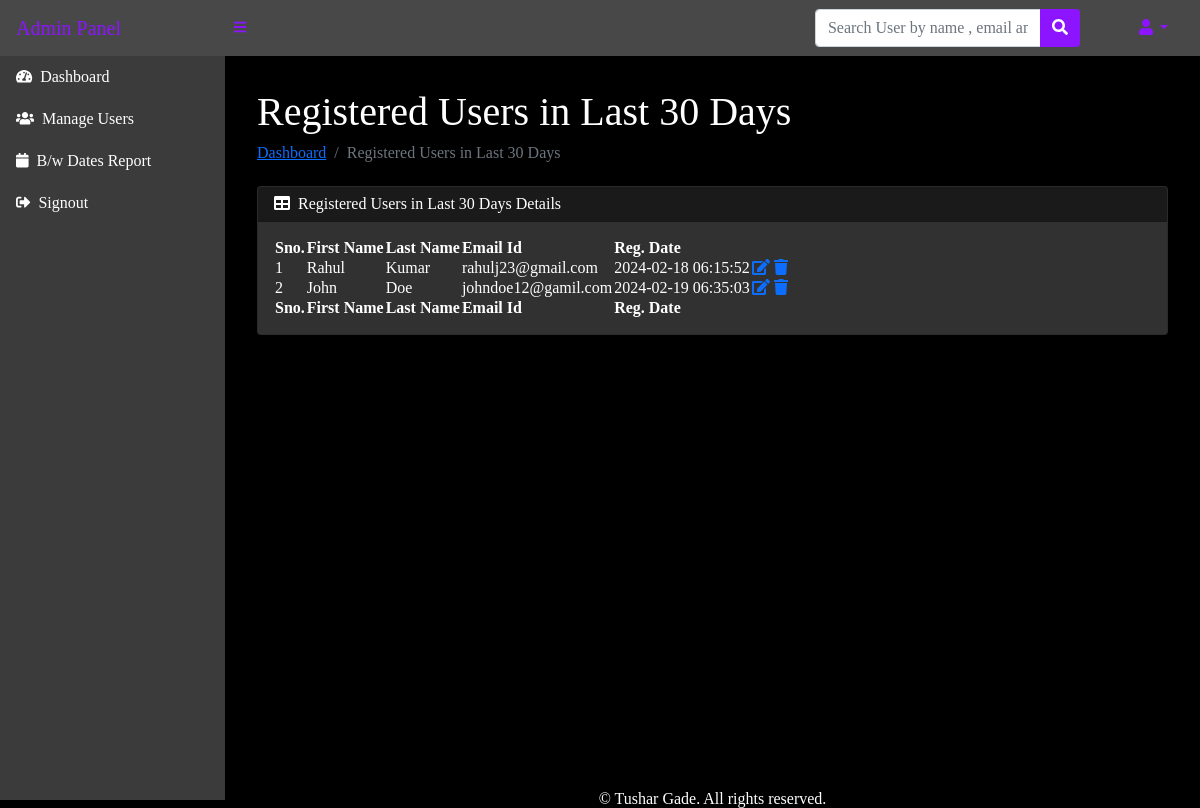
The page /loginsystem/admin/lastthirtyays-reg-users.php (signed in) on the database as committed earlier.
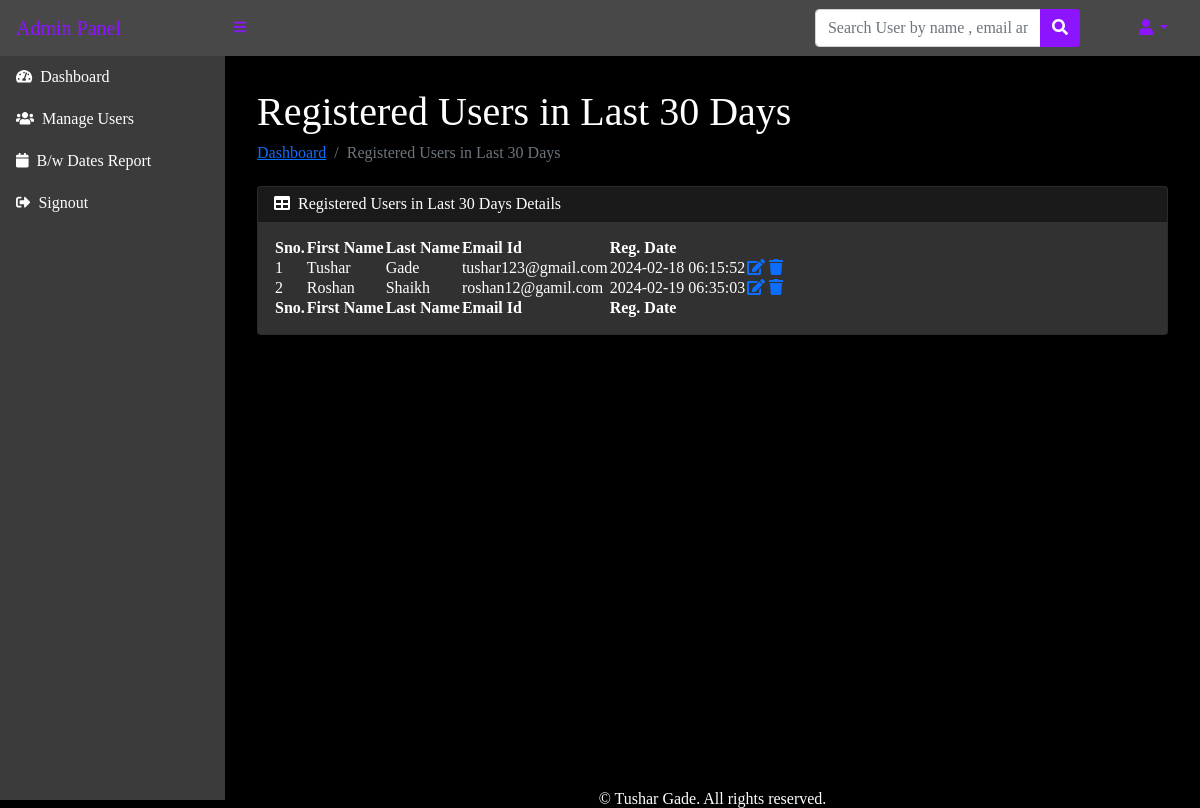
The same page on the database as committed later.
### tables this page shows
CREATE TABLE `users` (
  `id` int(11) NOT NULL,
  `fname` varchar(255) DEFAULT NULL,
  `lname` varchar(255) DEFAULT NULL,
  `email` varchar(255) DEFAULT NULL,
  `password` varchar(300) DEFAULT NULL,
  `posting_date` timestamp NOT NULL DEFAULT current_timestamp()
);

### loginsystem/admin/lastthirtyays-reg-users.php (the view, shortened to what this page needs)
<?php session_start();
include_once('../includes/config.php');
if (strlen($_SESSION['adminid']==0)) {
  header('location:logout.php');
  } else{
   ?>
<!DOCTYPE html>
<html lang="en">
    <head>
        <link href="https://cdn.jsdelivr.net/npm/simple-datatables@latest/dist/style.css" rel="stylesheet" />
        <link href="../css/styles.css" rel="stylesheet" />
    </head>
    <body class="sb-nav-fixed" style="background-color:black; color:white">
      <?php include_once('includes/navbar.php');?>
        <div id="layoutSidenav">
         <?php include_once('includes/sidebar.php');?>
            <div id="layoutSidenav_content">
                <main>
                    <div class="container-fluid px-4">
                        <h1 class="mt-4">Registered Users in Last 30 Days </h1>
                        <ol class="breadcrumb mb-4">
                            <li class="breadcrumb-item"><a href="dashboard.php">Dashboard</a></li>
                            <li class="breadcrumb-item active">Registered Users in Last 30 Days </li>
                        </ol>
                        <div class="card mb-4" style="color:white;background-color:#313131">
                            <div class="card-header" style="background-color:#1a1a1a">
                                <i class="fas fa-table me-1"></i>
                          Registered Users in Last 30 Days  Details
                            </div>
                            <div class="card-body">
                                <table id="datatablesSimple">
                                    <thead>
                                        <tr>
                                             <th>Sno.</th>
                                  <th>First Name</th>
                                  <th> Last Name</th>
                                  <th> Email Id</th>
                                  <th>Reg. Date</th>
                                        </tr>
                                    </thead>
                                    <tfoot>
                                        <tr>
                                             <th>Sno.</th>
                                  <th>First Name</th>
                                  <th> Last Name</th>
                                  <th> Email Id</th>
                                  <th>Reg. Date</th>
                                        </tr>
                                    </tfoot>
                                    <tbody>
                                              <?php $ret=mysqli_query($con,"select * from users where date(posting_date)>=CURRENT_DATE()-30");
                              $cnt=1;
                              while($row=mysqli_fetch_array($ret))
                              {?>
                              <tr>
                              <td><?php echo $cnt;?></td>
                                  <td><?php echo $row['fname'];?></td>
                                  <td><?php echo $row['lname'];?></td>
                                  <td><?php echo $row['email'];?></td>
                                  <td><?php echo $row['posting_date'];?></td>
                                  <td>
                                     <a href="user-profile.php?uid=<?php echo $row['id'];?>">
                          <i class="fas fa-edit"></i></a>
                                     <a href="manage-users.php?id=<?php echo $row['id'];?>" onClick="return confirm('Do you really want to delete');"><i class="fa fa-trash" aria-hidden="true"></i></a>
                                  </td>
                              </tr>
                              <?php $cnt=$cnt+1; }?>
                                    </tbody>
                                </table>
                            </div>
                        </div>
                    </div>
                </main>
                <div class="copyright-section">
            <span class="copyright-text" style="display:flex;justify-content:center">
                © Tushar Gade. All rights reserved.
            </span>
        </div>
            </div>
        </div>
    </body>
</html>
<?php } ?>

### loginsystem/admin/includes/navbar.php (shortened to what this page needs)
<nav class="sb-topnav navbar navbar-expand" style="background-color:#484848">
          <a class="navbar-brand ps-3" href="dashboard.php" style="color:#8d14ff;">Admin Panel</a>
          <button class="btn btn-link btn-sm order-1 order-lg-0 me-4 me-lg-0" id="sidebarToggle" href="#!"><i class="fas fa-bars" style="color:#8d14ff;"></i></button>
          <form class="d-none d-md-inline-block form-inline ms-auto me-0 me-md-3 my-2 my-md-0">
              <div class="input-group">
              </div>
          </form>
           <form class="d-none d-md-inline-block form-inline ms-auto me-0 me-md-5 my-5 my-md-0" method="post" action="search-result.php">
              <div class="input-group">
                  <input class="form-control" type="text" placeholder="Search User by name , email and contact number" title="Search User by name , email and contact number" aria-describedby="btnNavbarSearch" name="searchkey" />
                  <button class="btn btn-primary" id="btnNavbarSearch" type="submit" style="background-color:#8d14ff;color:white;border:none"><i class="fas fa-search"></i></button>
              </div>
          </form>
          <ul class="navbar-nav ms-auto ms-md-0 me-3 me-lg-4">
              <li class="nav-item dropdown">
                  <a class="nav-link dropdown-toggle" id="navbarDropdown" href="#" role="button" data-bs-toggle="dropdown" aria-expanded="false" style="color:#8d14ff;"><i class="fas fa-user fa-fw"></i></a>
              </li>
          </ul>
      </nav>

### loginsystem/admin/includes/sidebar.php
 <div id="layoutSidenav_nav">
               <nav class="sb-sidenav accordion sb-sidenav-dark" id="sidenavAccordion" style="background-color:#3b3b3b">
                   <div class="sb-sidenav-menu">
                       <div class="nav">
                           <a class="nav-link" href="dashboard.php" style="color:white">
                               <div class="sb-nav-link-icon"><i class="fas fa-tachometer-alt" style="color:white"></i></div>
                               Dashboard
                           </a>
                           <a class="nav-link" href="manage-users.php" style="color:white">
                               <div class="sb-nav-link-icon"><i class="fas fa-users" style="color:white"></i></div>
                               Manage Users
                           </a>
<a class="nav-link" href="bwdates-report-ds.php" style="color:white">
                               <div class="sb-nav-link-icon"><i class="fa fa-calendar" style="color:white"></i></div>
                               B/w Dates Report
                           </a>
                           <a class="nav-link" href="logout.php" style="color:white">
                               <div class="sb-nav-link-icon"><i class="fas fa-sign-out-alt" style="color:white"></i></div>
                               Signout
                           </a>
                       </div>
                   </div>
               </nav>
           </div>

Rows that differ between the two databases and show on the page:
changed users: fname "Rahul" → "Tushar"; lname "Kumar" → "Gade"; email "rahulj23@gmail.com" → "tushar123@gmail.com"
changed users: fname "John" → "Roshan"; lname "Doe" → "Shaikh"; email "johndoe12@gamil.com" → "roshan12@gamil.com"
